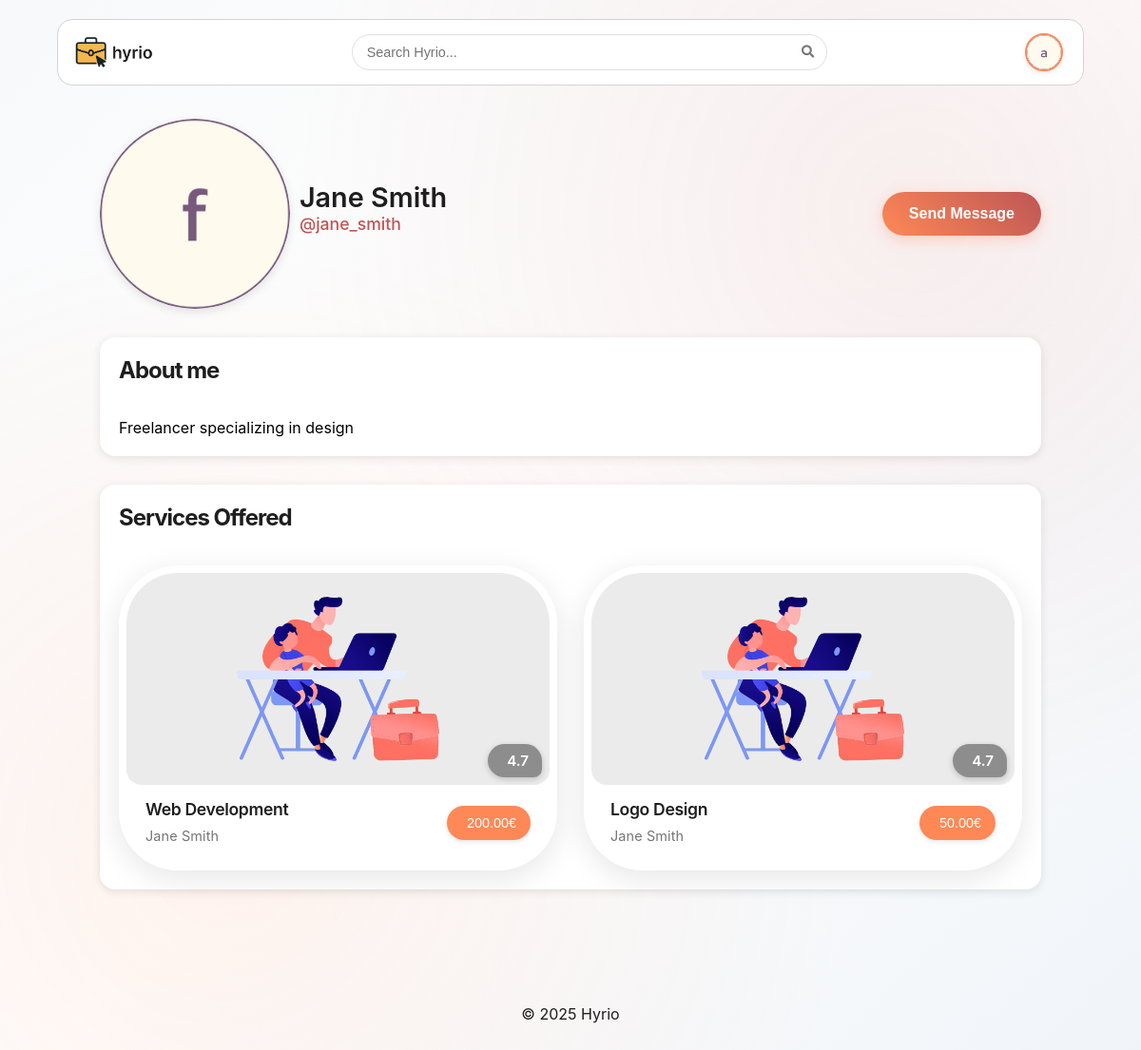
The page /pages/profile.php?username=jane_smith (signed in) on the database as committed earlier.
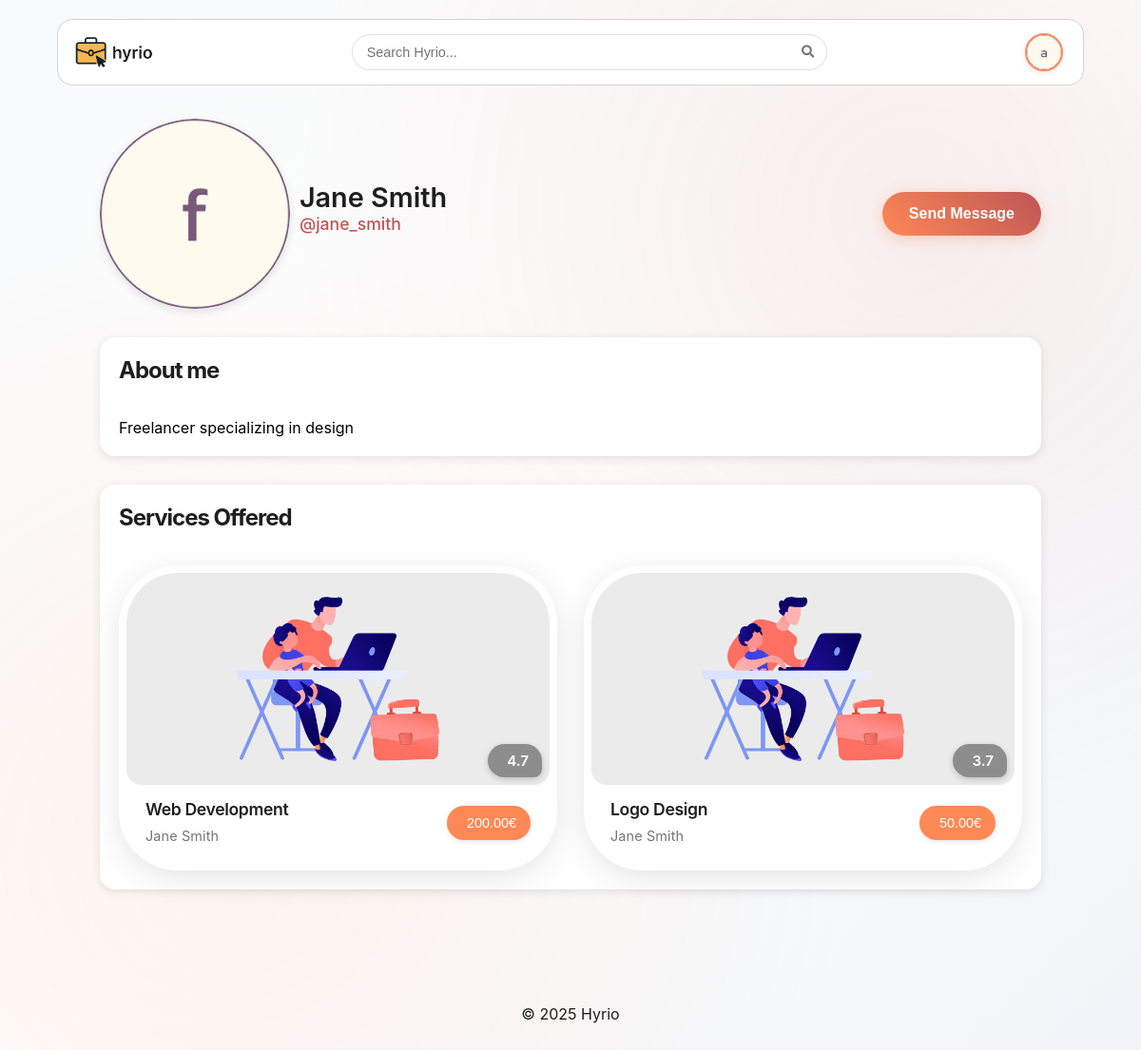
The same page on the database as committed later.
### tables this page shows
CREATE TABLE services (id INTEGER PRIMARY KEY,
  name VARCHAR(255) NOT NULL,
  description TEXT NOT NULL,
  price DECIMAL(10, 2) NOT NULL CHECK (price >=0),
  seller INTEGER NOT NULL REFERENCES users(id),
  category INTEGER NOT NULL REFERENCES categories(id),
  image TEXT NOT NULL,
  rating DECIMAL(2, 1) CHECK (rating >=0 AND rating <=5), "delivery_time");

CREATE TABLE users (id INTEGER PRIMARY KEY,
  name VARCHAR(255) NOT NULL,
  username VARCHAR(255) NOT NULL UNIQUE,
  password TEXT NOT NULL,  -- Use bcrypt for hashing
  email VARCHAR(255) NOT NULL UNIQUE,
  is_seller BOOLEAN NOT NULL DEFAULT 0,
  is_admin BOOLEAN NOT NULL DEFAULT 0,
  profile_pic TEXT NOT NULL,
  bio TEXT);

### includes/auth.php (called while the page is built, shortened)
<?php
class Auth
{
    private static ?Auth $instance = null;
    public static function getInstance(): Auth
    {
        if (self::$instance === null) {
            self::$instance = new Auth();
        }
        return self::$instance;
    }
    public function getUser()
    {
        return $_SESSION['user'] ?? null;
    }
}

### database/classes/user.php (called while the page is built, shortened)
<?php
class User
{
    private string $name;
    private bool $isSeller;
    public function __construct(int $id, string $name, string $username, string $email, bool $isSeller, bool $isAdmin, string $profilePic, string $bio)
    {
        $this->name = $name;
        $this->isSeller = $isSeller;
    }
    public static function getUserByUsername(string $username): ?User
    {
        try {
            $db = Database::getInstance();
            $stmt = $db->prepare('SELECT * FROM users WHERE username = ?');
            $stmt->execute([$username]);
            $user = $stmt->fetch();
            if ($user) {
                return new User($user['id'], $user['name'], $user['username'], $user['email'], (bool)$user['is_seller'], (bool)$user['is_admin'], $user['profile_pic'], $user['bio']);
            }
            return null;
        } catch (PDOException $e) {
            return null;
        }
    }
    public static function getUserById(int $id): ?User
    {
        try {
            $db = Database::getInstance();
            $stmt = $db->prepare('SELECT * FROM users WHERE id = ?');
            $stmt->execute([$id]);
            $user = $stmt->fetch();
            if ($user) {
                return new User($user['id'], $user['name'], $user['username'], $user['email'], (bool)$user['is_seller'], (bool)$user['is_admin'], $user['profile_pic'], $user['bio']);
            }
            return null;
        } catch (PDOException $e) {
            return null;
        }
    }
    public function getName(): string
    {
        return $this->name;
    }
    public function isSeller(): bool
    {
        return $this->isSeller;
    }
}

### database/classes/rating.php (called while the page is built, shortened)
<?php
class Rating
{
  public static function getRatingStats(int $serviceId): array
  {
    $db = Database::getInstance();
    try {
      $stmt = $db->prepare('
                SELECT
                    COUNT(*) as total_ratings,
                    AVG(rating) as average_rating,
                    COUNT(CASE WHEN rating = 5 THEN 1 END) as five_star,
                    COUNT(CASE WHEN rating = 4 THEN 1 END) as four_star,
                    COUNT(CASE WHEN rating = 3 THEN 1 END) as three_star,
                    COUNT(CASE WHEN rating = 2 THEN 1 END) as two_star,
                    COUNT(CASE WHEN rating = 1 THEN 1 END) as one_star
                FROM ratings
                WHERE service_id = ?
            ');
      $stmt->execute([$serviceId]);
      $result = $stmt->fetch(PDO::FETCH_ASSOC);
      return $result ?: [
        'total_ratings' => 0,
        'average_rating' => 0,
        'five_star' => 0,
        'four_star' => 0,
        'three_star' => 0,
        'two_star' => 0,
        'one_star' => 0
      ];
    } catch (PDOException $e) {
      error_log("Error fetching rating stats: " . $e->getMessage());
      return [
        'total_ratings' => 0,
        'average_rating' => 0,
        'five_star' => 0,
        'four_star' => 0,
        'three_star' => 0,
        'two_star' => 0,
        'one_star' => 0
      ];
    }
  }
}

### pages/profile.php (the view, shortened to what the changed rows need)
<?php
require_once(__DIR__ . '/../includes/common.php');
require_once(__DIR__ . '/../database/classes/user.php');
require_once(__DIR__ . '/../components/button/button.php');
require_once(__DIR__ . '/../components/card/card.php');
require_once(__DIR__ . '/../includes/auth.php');
$user = User::getUserByUsername((string) $_GET['username']);
echo '<link rel="stylesheet" href="/css/profile.css">';
echo '<link rel="stylesheet" href="/css/landing.css">';
?>
<main class="profile-container">
    <article class="profile">
        <header class="profile-header">
            <?php
            echo '<h1>' . htmlspecialchars($user->getName()) . '</h1>';
            ?>
        </header>
        <section>
            <div class="section-header">
                <h2>About me</h2>
            </div>
        </section>
        <?php
        if ($user->isSeller()) {
            require_once(__DIR__ . '/../database/classes/service.php');
            try {
                $db = Database::getInstance();
                $stmt = $db->prepare('
                    SELECT services.*, users.name as seller_name, categories.name as category_name
                    FROM services
                    JOIN users ON services.seller = users.id
                    JOIN categories ON services.category = categories.id
                    WHERE services.seller = ?
                    ORDER BY services.id DESC
                ');
                $stmt->execute([$user->getId()]);
                $userServices = $stmt->fetchAll();
            } catch (PDOException $e) {
                $userServices = [];
            }
            echo '<section>';
            echo '<div class="section-header">';
            echo '<h2>Services Offered</h2>';
            echo '</div>';
            echo '<div class="section-content">';
            if (empty($userServices)) {
                echo '<p>This user hasn\'t listed any services yet.</p>';
            } else {
                Card::renderGrid($userServices);
            }
            echo '</div>';
            echo '</section>';
        }
        ?>
    </article>
</main>

### components/card/card.php (shortened to what the changed rows need)
<?php
class Card
{
  private static $cssIncluded = false;
  public static function includeCSS()
  {
    if (!self::$cssIncluded) {
      echo '<link rel="stylesheet" href="/components/card/css/card.css">';
      self::$cssIncluded = true;
    }
  }
  public static function render($service = null, $showPrice = true)
  {
    self::renderService($service, $showPrice);
  }
  public static function renderService($service = null, $showPrice = true)
  {
    require_once(__DIR__ . '/../button/button.php');
    require_once(__DIR__ . '/../../database/classes/user.php');
    $serviceId = isset($service['id']) ? (int) $service['id'] : 0;
    $seller = User::getUserById($service['seller']);
    ?>
    <div class="card">
      <a href="/pages/service.php?id=<?= $serviceId ?>" class="card-link">
        <div class="card-content">
          <?php
          require_once(__DIR__ . '/../../database/classes/rating.php');
          $ratingStats = Rating::getRatingStats((int) $service['id']);
          ?>
          <div class="image-container">
            <div class="service-image">
              <img src="<?= htmlspecialchars($service['image']) ?>"
                alt="<?= isset($service['name']) ? htmlspecialchars($service['name']) : 'Service' ?>">
            </div>
            <?php if ($ratingStats['total_ratings'] > 0): ?>
              <div class="rating">
                <span><?= htmlspecialchars(number_format((float) $ratingStats['average_rating'], 1)) ?></span>
              </div>
            <?php endif; ?>
          </div>
          <div class="label">
            <div class="titles">
              <h3><?= isset($service['name']) ? htmlspecialchars($service['name']) : 'i build minecraft servers' ?></h3>
              <p><?= htmlspecialchars($seller->getName()) ?></p>
            </div>
            <?php
            if ($showPrice) {
              echo '<span>' . (isset($service['price']) ? htmlspecialchars(number_format($service['price'], 2)) : '230') . '€</span>';
            }
            ?>
          </div>
        </div>
      </a>
    </div>
    <?php
  }
    ?>
    <?php
  public static function renderGrid($services = [], $showPrice = true)
  {
    self::includeCSS();
    echo '<div class="grid">';
    foreach ($services as $service) {
      self::render($service, $showPrice);
    }
    echo '</div>';
  }
}
?>

Rows that differ between the two databases and show on the page:
changed services "Logo Design": average_rating "4.7" → "3.7"
